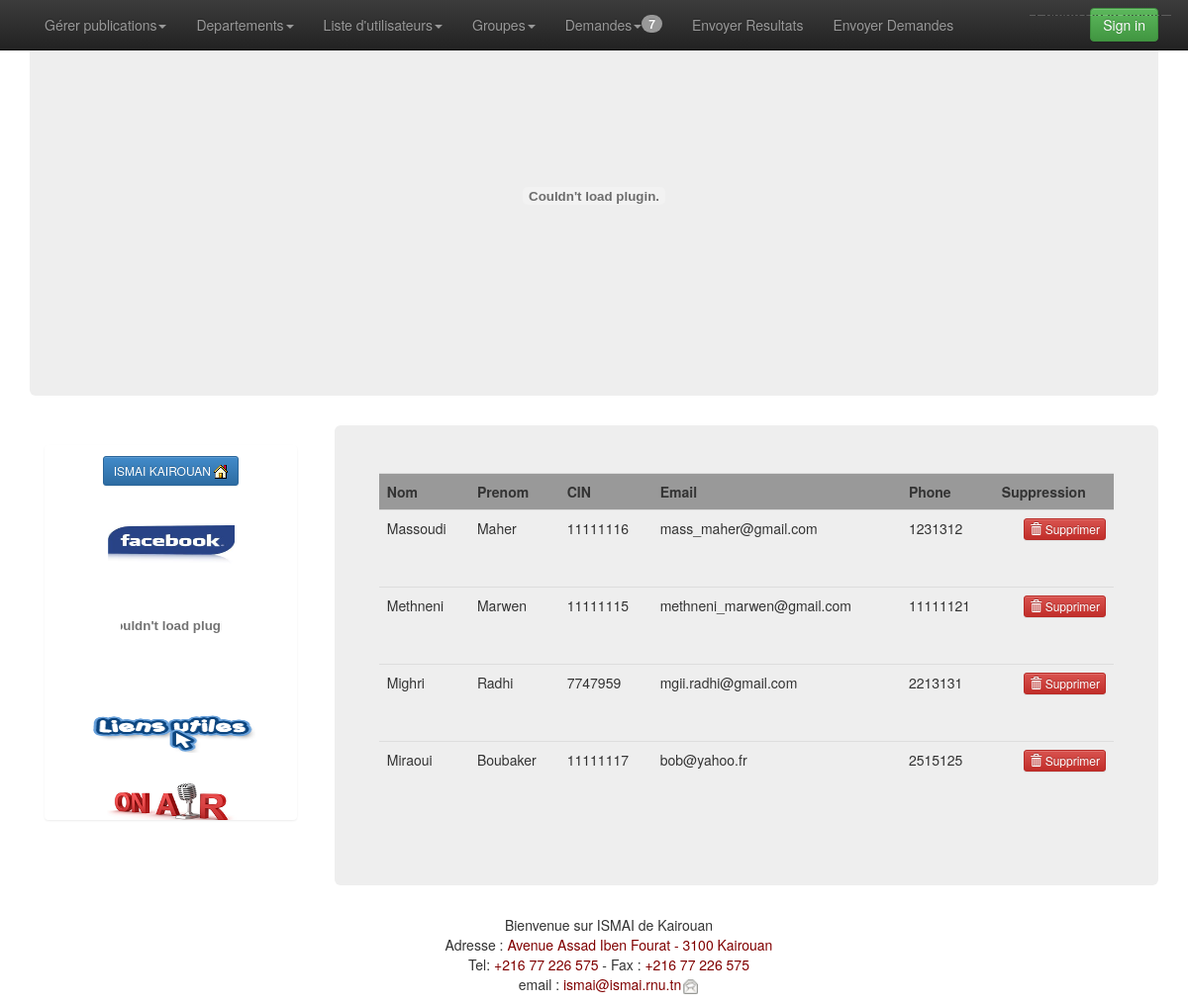
The app's page /Contenu/liste_etud.php with its own data.
### tables this page shows
CREATE TABLE `utilisateurs` (
  `id_utilisateurs` int(11) NOT NULL,
  `cin` int(10) NOT NULL,
  `nom` varchar(50) NOT NULL,
  `prenom` varchar(50) NOT NULL,
  `sexe` varchar(50) NOT NULL,
  `date_naissance` date NOT NULL,
  `mail` varchar(200) NOT NULL,
  `password` varchar(15) NOT NULL,
  `tel` varchar(15) NOT NULL,
  `profil` varchar(50) NOT NULL,
  `departement_id_departement` int(11) DEFAULT NULL,
  `groupe_id_groupe` int(11) DEFAULT NULL,
  `confirmer` tinyint(1) NOT NULL
);

### Contenu/liste_etud.php (the view, shortened to what this page needs)
<!DOCTYPE html>
<html lang="fr">
	<head>
		<?php
		include ("incssjs.php");
		?>
	</head>
	<body role="document" style="margin-bottom: 90px;">
		<?php
		include ("menuadmin.php");
		?>
		<div class="container theme-showcase" role="main">
			<?php
			include ("baniere.php");
			?>
			<?php
			include ("left.php");
			?>
			<div class="jumbotron" style="width: 73%; float: right;">
				<div class="row">
                <?php
include("config.php");
					$sqlaff = 'select *from  utilisateurs where   `utilisateurs`.`profil`="etud" and `utilisateurs`.`confirmer`="1" order by nom ASC';
					$req = mysqli_query($base,$sqlaff) or die(mysqli_error($base));
					?>
<table class="table">
<tr style="background:#999 ">
<td style="font-weight:bold">Nom</td>
<td style="font-weight:bold">Prenom</td>
<td style="font-weight:bold">CIN</td>
<td style="font-weight:bold">Email</td>
<td style="font-weight:bold">Phone</td>
<td style="font-weight:bold">Suppression</td>
</tr>
					<?php
					 while ($data =mysqli_fetch_array($req)) {
					?>
					<tr>
                    <td><?php echo $data['nom']; ?>
                    </td>
                    <td><?php echo $data['prenom']; ?>
                    </td>
					<td><?php echo $data['cin']; ?>
                    </td>
					<td>
					<?php echo $data['mail']; ?>  <hr/>
                    </td>
					<td>
                    <?php echo $data['tel']; ?>
                   </td>
                   <td>
                    <a href="listeadmin.php?suppr=<?php echo $data['cin']; ?>" style="float:right;" type="submit"   class="btn btn-xs btn-danger">
                        <span class="glyphicon glyphicon-trash"></span>
                         Supprimer </a>
                   </td>
                   </tr>
                     <?php } ?>
                    </table>
				</div>
				</div>
				</div>
		<?php
		include ("foot.php");
		?>
		<?php
		include ("fast.php");
		?>
	</body>
</html>

### records on screen
utilisateurs: nom "Massoudi", prenom "Maher", cin "11111116", mail "mass_maher@gmail.com", tel "1231312"
utilisateurs: nom "Methneni", prenom "Marwen", cin "11111115", mail "methneni_marwen@gmail.com", tel "11111121"
utilisateurs: nom "Mighri", prenom "Radhi", cin "7747959", mail "mgii.radhi@gmail.com", tel "2213131"
utilisateurs: nom "Miraoui", prenom "Boubaker", cin "11111117", mail "bob@yahoo.fr", tel "2515125"

### other values on screen
$somme['a'] "7"
